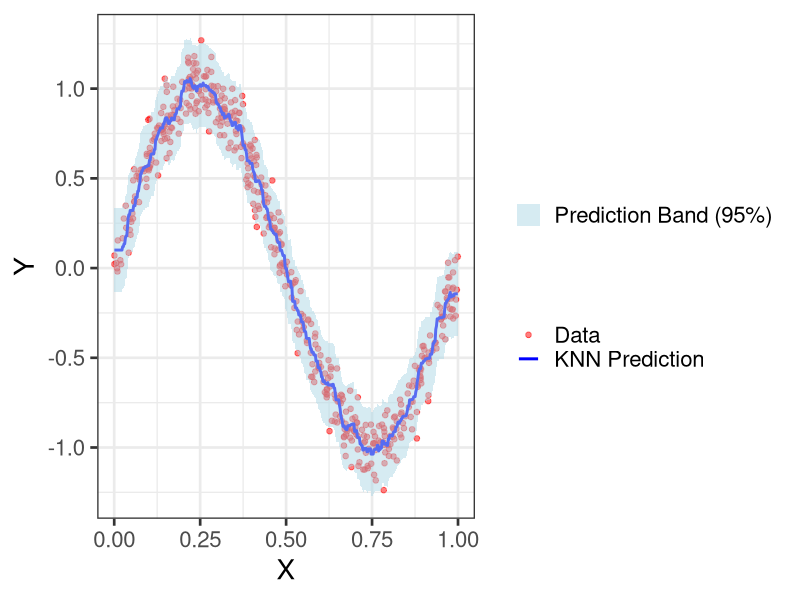

Write R code to recreate this figure.
library(FNN)
library(ggplot2)
library(dplyr)

theme_set(theme_bw(base_size = 20)) 

#generate data
set.seed(123)
n <- 500
x <- runif(n)
y <- sin(2 * pi * x) + rnorm(n, sd = 0.1)
data <- data.frame(x = x, y = y)

#separate data
train_indices <- sample(seq_len(n), size = 0.7 * n)
train_data <- data[train_indices, ]
calibration_data <- data[-train_indices, ]

#perform fit
predictions <- FNN::knn.reg(
  train = as.matrix(train_data$x),
  test = as.matrix(calibration_data$x),
  y = train_data$y,
  k = 10
)

#set t 
t <- quantile(abs(predictions$pred - calibration_data$y), probs = 0.95)

#create a grid for x
grid_data <- data.frame(x_grid = seq(min(data$x), max(data$x), length.out = 500))

#do prediction over the grid
grid_data <- grid_data %>%
  mutate(y_pred = FNN::knn.reg(
    train = as.matrix(train_data$x),
    test = as.matrix(grid_data$x_grid),
    y = train_data$y,
    k = 10
  )$pred)

#PLOT
ggplot(data, aes(x = x, y = y)) +
  geom_point(aes(color = "Data"), alpha = 0.5, size = 1.6) +
  geom_line(data = grid_data, aes(x = x_grid, y = y_pred, color = "KNN Prediction"), linewidth = 1) +
  geom_ribbon(data = grid_data, aes(x = x_grid, ymin = y_pred - t, ymax = y_pred + t, 
                                    fill = "Prediction Band (95%)"), alpha = 0.5) +
  theme(strip.background = element_blank(),  # Remove grey facet boxes
        strip.text = element_text(size = 22, face = "bold"),
        panel.spacing.x = unit(4, "lines")) +
  scale_color_manual(name = "", values = c("Data" = "red", "KNN Prediction" = "blue")) +
  scale_fill_manual(name = "", values = c("Prediction Band (95%)" = "lightblue")) +
  labs(x = "X", y = "Y")
